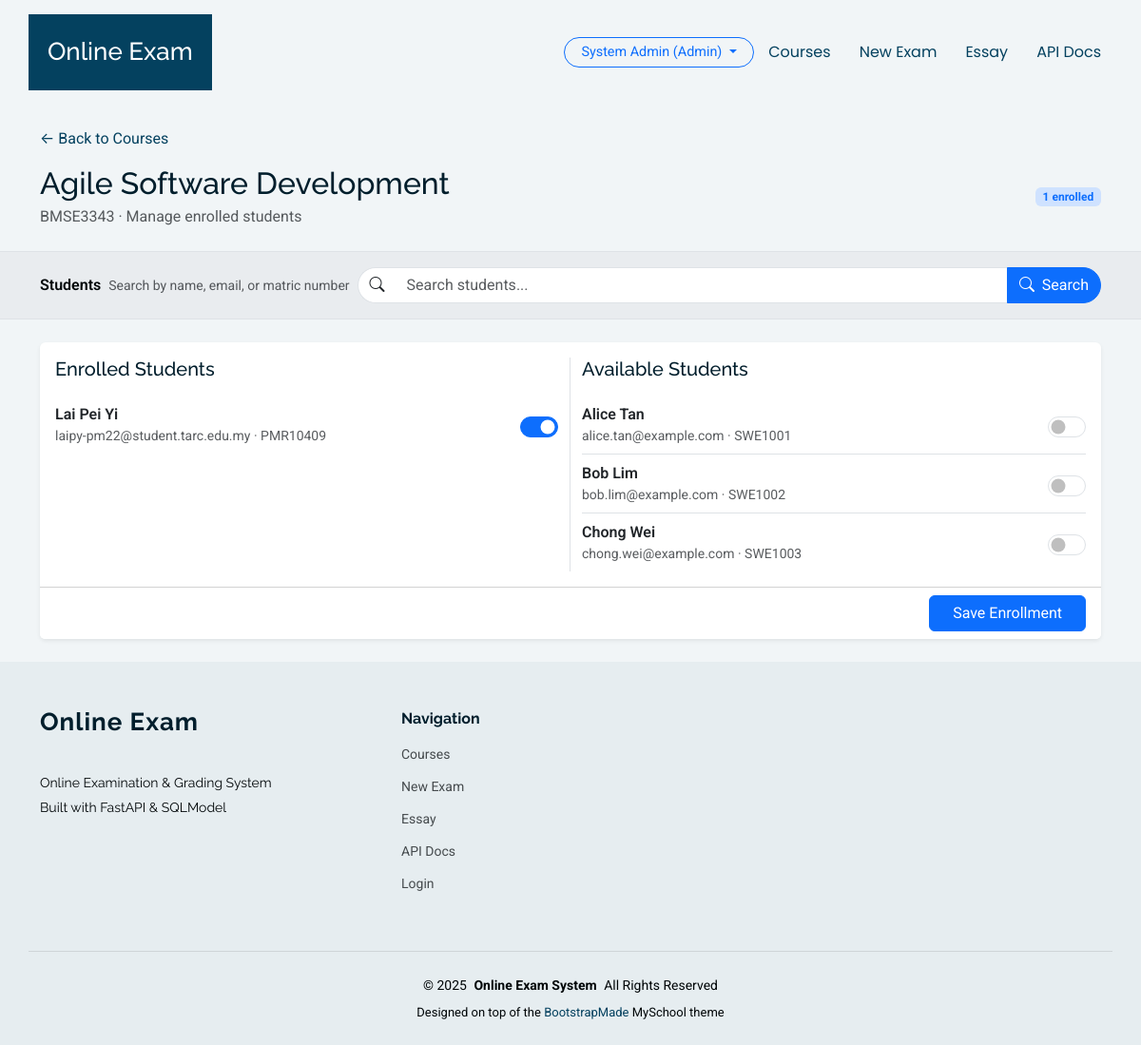
/courses/1/enroll (signed in), run on an earlier commit of the app's database.
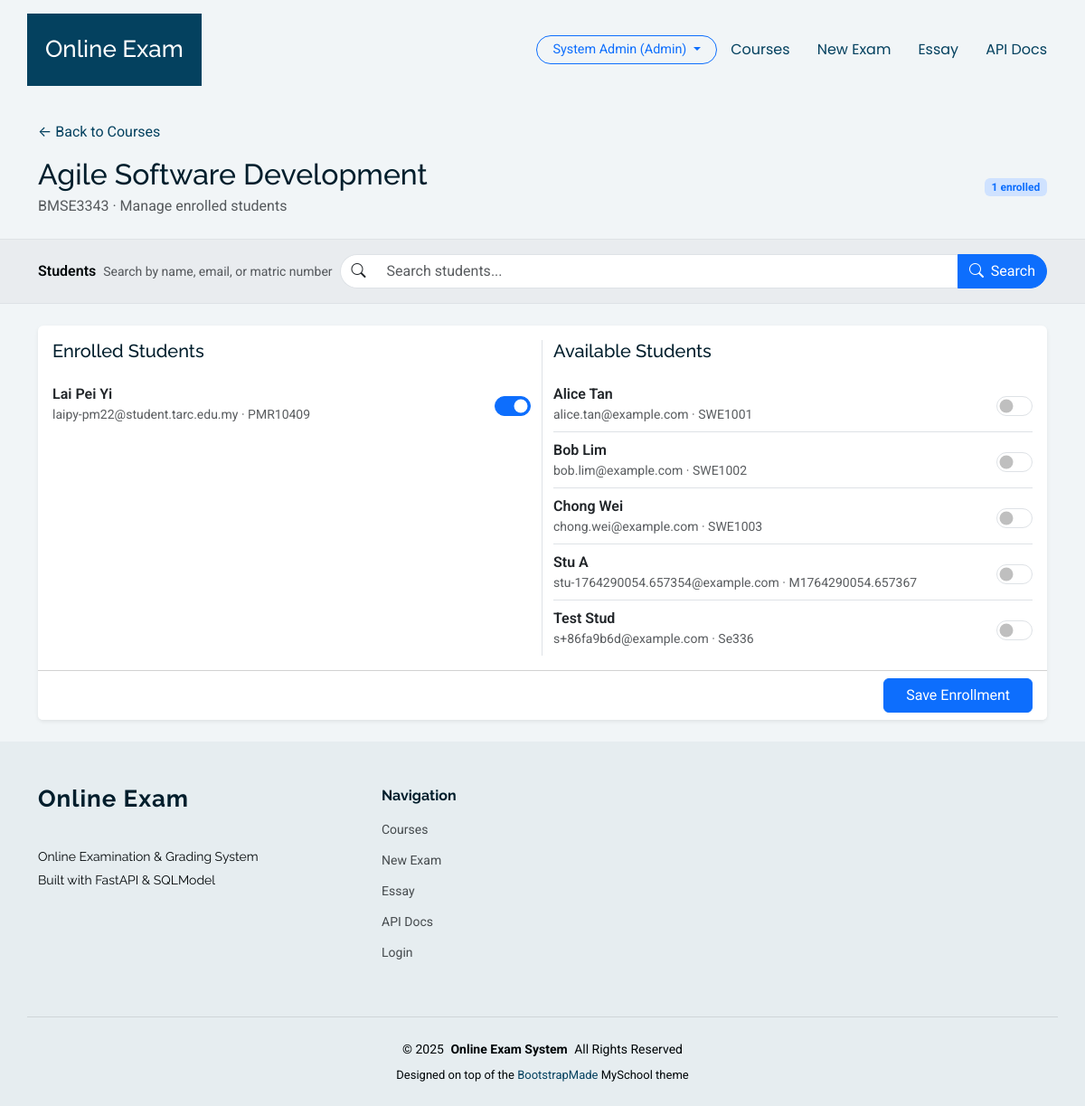
And on a later commit of the database.
### online_exam_fastapi/app/models.py (models this page shows)
class Student(SQLModel, table=True):
    __table_args__ = (
        UniqueConstraint("matric_no", name="uq_student_matric_no"),
        UniqueConstraint("email", name="uq_student_email"),
    )
    id: Optional[int] = Field(default=None, primary_key=True)
    name: str
    email: str
    matric_no: str
    user_id: Optional[int] = Field(default=None, foreign_key="user.id")
    created_at: datetime = Field(default_factory=datetime.utcnow)
    program: Optional[str] = None  # e.g., "SWE", "BIM"
    year_of_study: Optional[int] = None  # e.g., 1, 2, 3, 4
    phone_number: Optional[str] = None
    gpa: Optional[float] = None

### online_exam_fastapi/app/routers/courses.py (the view)
@router.get("/{course_id}/enroll")
def enroll_form(
    course_id: int,
    request: Request,
    q: Optional[str] = Query(
        None, description="Search students by name, email, or matric"
    ),
    session: Session = Depends(get_session),
    current_user: User = Depends(require_role(["lecturer", "admin"])),
):
    course = _get_course(course_id, session)
    enrollments = session.exec(
        select(Enrollment).where(Enrollment.course_id == course_id)
    ).all()
    enrolled_ids = {enrollment.student_id for enrollment in enrollments}
    stmt = select(Student)
    if q:
        pattern = f"%{q.strip()}%"
        stmt = stmt.where(
            (Student.name.ilike(pattern))
            | (Student.email.ilike(pattern))
            | (Student.matric_no.ilike(pattern))
        )
    stmt = stmt.order_by(Student.name)
    students = session.exec(stmt).all()
    enrolled_students = [s for s in students if s.id in enrolled_ids]
    available_students = [s for s in students if s.id not in enrolled_ids]
    context = {
        "request": request,
        "course": course,
        "q": q or "",
        "enrolled_students": enrolled_students,
        "available_students": available_students,
        "enrolled_ids": enrolled_ids,
        "enrolled_count": len(enrolled_ids),
        "current_user": current_user,
    }
    return templates.TemplateResponse("courses/enroll.html", context)

### online_exam_fastapi/app/templates/courses/enroll.html (shortened to what the changed rows need)
{% extends "base.html" %}
{% block content %}
<div class="container py-4">
  <div class="d-flex justify-content-between align-items-center mt-3 flex-wrap gap-2">
    <div>
      <h2 class="mb-1">{{ course.name }}</h2>
    </div>
  </div>
</div>
<div class="container my-4">
  <form method="post">
    <div class="card shadow-sm border-0">
      <div class="card-body">
        {% if enrolled_students or available_students %}
        <div class="row g-4">
          <div class="col-lg-6 border-end">
            {% if enrolled_students %}
            <ul class="list-group list-group-flush">
              {% for student in enrolled_students %}
              <li class="list-group-item px-0 d-flex justify-content-between align-items-center">
                <div>
                  <div class="fw-semibold">{{ student.name }}</div>
                  <div class="text-muted small">
                    {{ student.email }} &middot; {{ student.matric_no }}
                  </div>
                </div>
                <div class="form-check form-switch enroll-toggle m-0">
                  <input class="form-check-input" type="checkbox" name="student_ids" value="{{ student.id }}"
                         id="student-{{ student.id }}" checked>
                </div>
              </li>
              {% endfor %}
            </ul>
            {% else %}
            <p class="text-muted small mb-0">
              No students enrolled yet. Use the list on the right to add students.
            </p>
            {% endif %}
          </div>
          <div class="col-lg-6">
            {% if available_students %}
            <ul class="list-group list-group-flush">
              {% for student in available_students %}
              <li class="list-group-item px-0 d-flex justify-content-between align-items-center">
                <div>
                  <div class="fw-semibold">{{ student.name }}</div>
                  <div class="text-muted small">
                    {{ student.email }} &middot; {{ student.matric_no }}
                  </div>
                </div>
                <div class="form-check form-switch enroll-toggle m-0">
                  <input class="form-check-input" type="checkbox" name="student_ids" value="{{ student.id }}"
                         id="student-{{ student.id }}">
                </div>
              </li>
              {% endfor %}
            </ul>
            {% else %}
            <p class="text-muted small mb-0">
              No other students found matching this search.
            </p>
            {% endif %}
          </div>
        </div>
        {% else %}
        <p class="text-muted mb-0">
          No students found. Seed data will be added on startup, or you can create students in Sprint 2.
        </p>
        {% endif %}
      </div>
    </div>
  </form>
</div>
{% endblock %}

What changed in the data, as far as the page shows it:
added Student: name "Stu A", email "stu-1764290054.657354@example.com", matric_no "M1764290054.657367", shown under "Available Students"
added Student: name "Test Stud", email "s+86fa9b6d@example.com", matric_no "Se336", shown under "Available Students"
